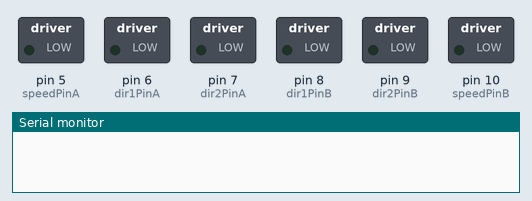
This sketch was run on a simulated Arduino Uno, built with avr-gcc and run on an emulated ATmega328P. Parts: switched loads named in the sketch (green lamp = pin HIGH), the last lines printed to the serial monitor.

Above: at 0.1 s.
At 2.1 s:
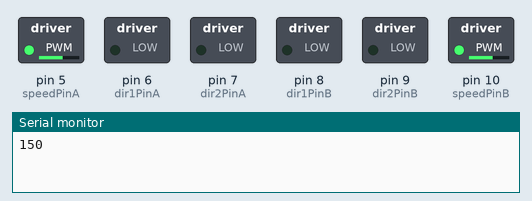
At 39.1 s:
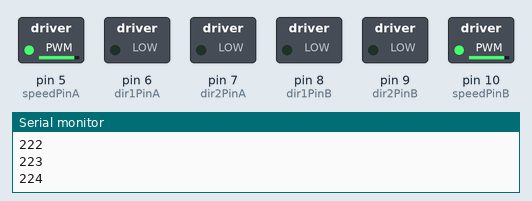
Timing chart, 0 to 40.0 s (numbered marks = the images above):
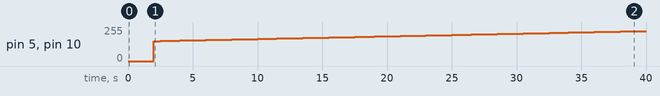

Measured:
- by itself, pin 5 (speedPinA), pin 10 (speedPinB): moves from 0/255 to 225/255 over 37.5 s

The sketch:

robot_uno.ino
```cpp
int SensorL = 12;
int SensorR = 13;
// Motor A
int dir1PinA = 6;
int dir2PinA = 7;
int speedPinA = 5; //   เพื่อให้ PWM สามารถควบคุมความเร็วมอเตอร์
// Motor B
int dir1PinB = 8;
int dir2PinB = 9;
int speedPinB = 10; // เพื่อให้ PWM สามารถควบคุมความเร็วมอเตอร์

void setup() {
  Serial.begin(9600);
  pinMode(SensorL, INPUT);
  pinMode(SensorR, INPUT);
  //กำหนด ขา เพื่อใช้ในการควบคุมการทำงานของ  Motor ผ่านทาง L298N
  pinMode(dir1PinA, OUTPUT);
  pinMode(dir2PinA, OUTPUT);
  pinMode(speedPinA, OUTPUT);
  pinMode(dir1PinB, OUTPUT);
  pinMode(dir2PinB, OUTPUT);
  pinMode(speedPinB, OUTPUT);
  delay(2000);
}

void loop() {
  for(int i=150; i<255; i++) {
    analogWrite(speedPinA, i);
    analogWrite(speedPinB, i);
    Serial.println(i);
    delay(500);
  }
}
```
